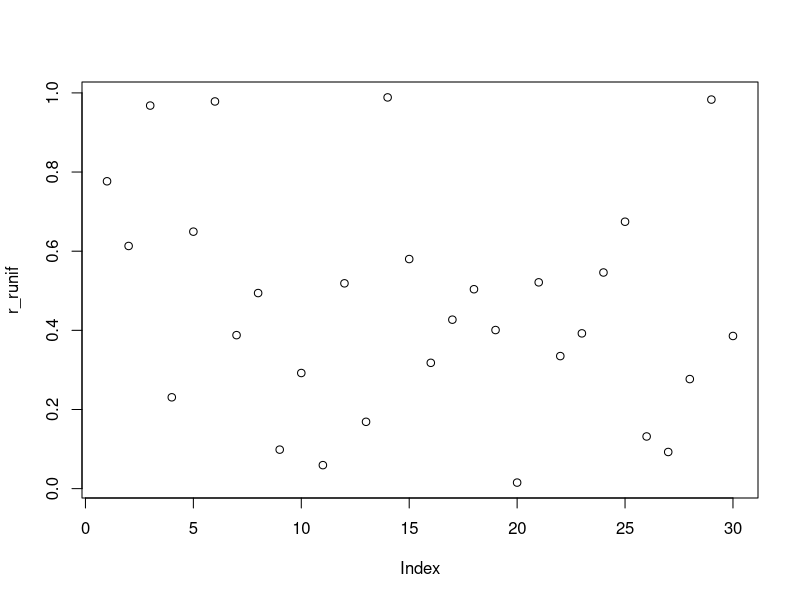
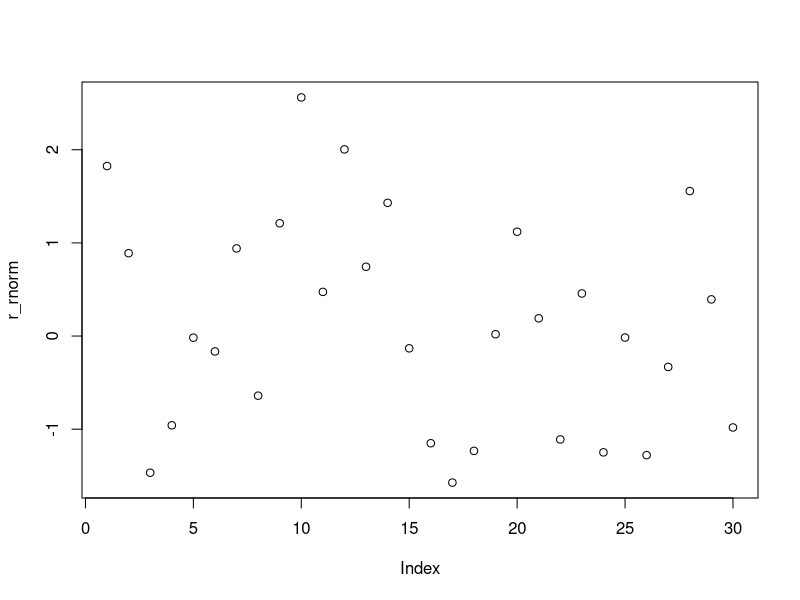

R code for these plots, in order:
#Day 1 coding
X<- 'r'
class(X)
X=c('r','t')
x1=c(3,5,45)
c(TRUE,FALSE)->x2
##
temps <- c(72,71,68,73,69,75,71,90)
temps
?name

names(temps)=c('Su','Mo','Tu','We','Th','Fr','Sa')
temps

#between 3 and 6 or use temps[c(3:6)]
temps[3:6]

#Multiply by 4
new_temp = c(temps*4)
  
#Add 10

#min(),max(),mean(),median

min(temps)
max(temps)
mean(temps)
median(temps)

#sum()
sum(temps)
#Logical
temps[temps>71]

temps[temps>71 | temps<70]
#create varible include 70
temp70=temps[temps>69 & temps<80]
#create varible not  include < 70
tempNo70 =temps[temps<70 | temps>80]

temps['We']


mean(temps)

temp_day=temps[c('We','Sa')]
mean(temp_day)
#
temp01 = temps[names(temps)%in% c('We','Sa')]

temp01
temp02 = temps[!names(temps)%in% c('We','Sa')]

temp02
#vector


##what is two to the power of five?
2^4



##1create vactor called stock.price with following data point 23,27,23,21,34??

stockprice <- c(23,27,23,21,34)

##2
names(stockprice)=c('Mon','Tues','Wed','Thu','Fri')
stockprice

#3what was the averge(mean) for the week?
mean(stockprice)

#4create vatcor called over23 consisting of logicicte 

stockprice>23
#5
stockprice[stockprice>23]


stockprice[stockprice==max(stockprice)] #name and value

max(stockprice) #value

names(stockprice[stockprice==max(stockprice)]) #only name

#####Matrices
y <- matrix(1:20,nrow = 5,ncol = 4)
y
cells <- c(1,26,24,68)
rnames <- c('R1','R2')
cname <- c('c1','c2')
mymatrix <- matrix(cells,nrow = 2,ncol = 2,byrow = FALSE, dimnames = list(rnames,cname))
mymatrix
colnames(mymatrix) <- cname
colnames
#multipy cells 4
cells*4

mymatrix * mymatrix
cells1 <- c(1,26,24,68,22,50)
rnames1 <- c('R1','R2')
cname1 <- c('c1','c2','c3')
mymatrix2 <- matrix(cells1,nrow = 2,ncol = 3,byrow = TRUE, dimnames = list(rnames1,cname1))
mymatrix2

cells2 <- c(1,26,24,68,22,50)
rnames2 <- c('R1','R2','R3')
cname2 <- c('c1','c2')
mymatrix3 <- matrix(cells1,nrow = 3,ncol = 2,byrow = TRUE, dimnames = list(rnames2,cname2))
mymatrix3
#multiply two matrix
mymatrix2%*%mymatrix3

mymatrix
#find first colume
mymatrix[,1]
#find second row
mymatrix[2,]

##H.W
#generate list of  random number using :
#runif 30 
#rnorm 30

r_runif=runif(30)
r_rnorm=rnorm(30)
plot(r_runif)
plot(r_rnorm)
